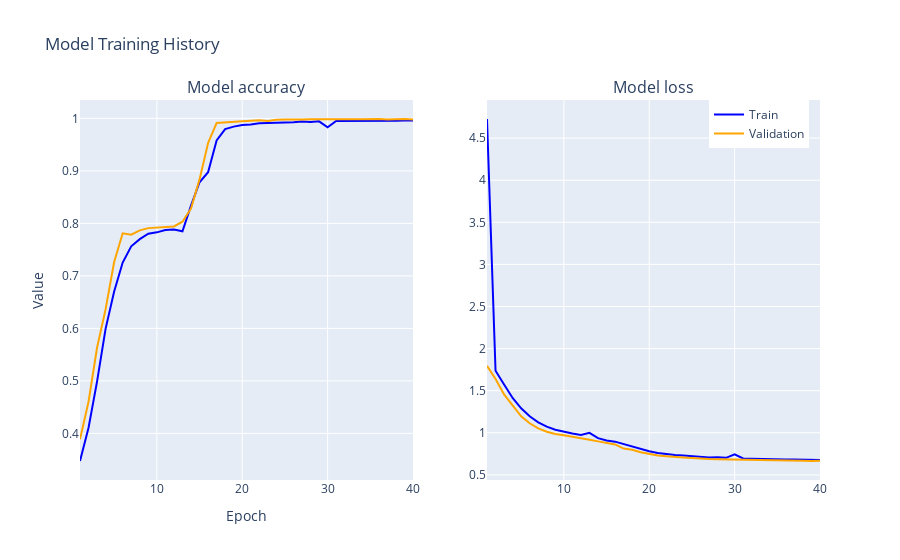

Notebook cell for this chart:
### Code cell
import plotly.graph_objects as go
from plotly.subplots import make_subplots

fig = make_subplots(rows=1, cols=2, subplot_titles=("Model accuracy", "Model loss"))

# Add the first subplot for accuracy
fig.add_trace(go.Scatter(x=list(range(1, len(history.history['accuracy']) + 1)),
                         y=history.history['accuracy'], mode='lines',
                         name='Train', line=dict(color='blue')), row=1, col=1)
fig.add_trace(go.Scatter(x=list(range(1, len(history.history['val_accuracy']) + 1)),
                         y=history.history['val_accuracy'], mode='lines',
                         name='Validation', line=dict(color='orange')), row=1, col=1)

# Add the second subplot for loss
fig.add_trace(go.Scatter(x=list(range(1, len(history.history['loss']) + 1)),
                         y=history.history['loss'], mode='lines',
                         name='Train', line=dict(color='blue'), showlegend=False), row=1, col=2)
fig.add_trace(go.Scatter(x=list(range(1, len(history.history['val_loss']) + 1)),
                         y=history.history['val_loss'], mode='lines',
                         name='Validation', line=dict(color='orange'), showlegend=False), row=1, col=2)

fig.update_layout(title="Model Training History",
                  xaxis_title="Epoch",
                  yaxis_title="Value",
                  legend=dict(x=0.85, y=1))

fig.show()

### Figure 1 — Plotly figure (JSON) as saved in the notebook; plotly's stock layout.template omitted (floating-point values rounded to 4 significant figures)
{"data": [{"line": {"color": "blue"}, "mode": "lines", "name": "Train", "type": "scatter", "x": [1, 2, 3, 4, 5, 6, 7, 8, 9, 10, 11, 12, 13, 14, 15, 16, 17, 18, 19, 20, 21, 22, 23, 24, 25, 26, 27, 28, 29, 30, 31, 32, 33, 34, 35, 36, 37, 38, 39, 40], "xaxis": "x", "y": [0.3474, 0.4106, 0.4991, 0.5996, 0.6703, 0.7255, 0.7564, 0.77, 0.7802, 0.7829, 0.7872, 0.7882, 0.7849, 0.8339, 0.8783, 0.8975, 0.958, 0.9797, 0.9843, 0.9872, 0.9884, 0.9906, 0.9912, 0.9912, 0.9921, 0.9928, 0.9939, 0.9931, 0.9945, 0.9829, 0.9952, 0.9951, 0.9951, 0.9954, 0.9957, 0.9952, 0.9955, 0.9957, 0.9961, 0.9962], "yaxis": "y"}, {"line": {"color": "orange"}, "mode": "lines", "name": "Validation", "type": "scatter", "x": [1, 2, 3, 4, 5, 6, 7, 8, 9, 10, 11, 12, 13, 14, 15, 16, 17, 18, 19, 20, 21, 22, 23, 24, 25, 26, 27, 28, 29, 30, 31, 32, 33, 34, 35, 36, 37, 38, 39, 40], "xaxis": "x", "y": [0.3887, 0.4605, 0.5635, 0.6367, 0.7265, 0.7811, 0.7784, 0.7867, 0.791, 0.7924, 0.7938, 0.7942, 0.8031, 0.8281, 0.8838, 0.9532, 0.9912, 0.9927, 0.9932, 0.9946, 0.9954, 0.9964, 0.9952, 0.9974, 0.9979, 0.9972, 0.9977, 0.9982, 0.9985, 0.9978, 0.9984, 0.9984, 0.9983, 0.9985, 0.9989, 0.9987, 0.9981, 0.9988, 0.9987, 0.9977], "yaxis": "y"}, {"line": {"color": "blue"}, "mode": "lines", "name": "Train", "showlegend": false, "type": "scatter", "x": [1, 2, 3, 4, 5, 6, 7, 8, 9, 10, 11, 12, 13, 14, 15, 16, 17, 18, 19, 20, 21, 22, 23, 24, 25, 26, 27, 28, 29, 30, 31, 32, 33, 34, 35, 36, 37, 38, 39, 40], "xaxis": "x2", "y": [4.727, 1.737, 1.574, 1.413, 1.291, 1.197, 1.125, 1.073, 1.036, 1.011, 0.9914, 0.974, 0.9997, 0.9366, 0.9081, 0.8945, 0.8662, 0.8324, 0.8113, 0.7811, 0.7596, 0.7462, 0.7355, 0.7306, 0.7217, 0.7141, 0.7069, 0.708, 0.7022, 0.7427, 0.6942, 0.692, 0.6877, 0.6849, 0.6829, 0.6835, 0.6815, 0.6807, 0.6785, 0.6766], "yaxis": "y2"}, {"line": {"color": "orange"}, "mode": "lines", "name": "Validation", "showlegend": false, "type": "scatter", "x": [1, 2, 3, 4, 5, 6, 7, 8, 9, 10, 11, 12, 13, 14, 15, 16, 17, 18, 19, 20, 21, 22, 23, 24, 25, 26, 27, 28, 29, 30, 31, 32, 33, 34, 35, 36, 37, 38, 39, 40], "xaxis": "x2", "y": [1.795, 1.639, 1.455, 1.33, 1.196, 1.113, 1.053, 1.013, 0.9867, 0.9703, 0.9553, 0.9382, 0.917, 0.898, 0.879, 0.8616, 0.8126, 0.799, 0.7685, 0.7461, 0.7299, 0.7203, 0.7168, 0.7052, 0.6994, 0.6917, 0.6884, 0.6863, 0.6838, 0.6843, 0.6772, 0.6759, 0.6699, 0.6703, 0.6677, 0.667, 0.6662, 0.6662, 0.6647, 0.6677], "yaxis": "y2"}], "layout": {"annotations": [{"font": {"size": 16}, "showarrow": false, "text": "Model accuracy", "x": 0.225, "xanchor": "center", "xref": "paper", "y": 1, "yanchor": "bottom", "yref": "paper"}, {"font": {"size": 16}, "showarrow": false, "text": "Model loss", "x": 0.775, "xanchor": "center", "xref": "paper", "y": 1, "yanchor": "bottom", "yref": "paper"}], "legend": {"x": 0.85, "y": 1}, "title": {"text": "Model Training History"}, "xaxis": {"anchor": "y", "domain": [0, 0.45], "title": {"text": "Epoch"}}, "xaxis2": {"anchor": "y2", "domain": [0.55, 1]}, "yaxis": {"anchor": "x", "domain": [0, 1], "title": {"text": "Value"}}, "yaxis2": {"anchor": "x2", "domain": [0, 1]}}}
